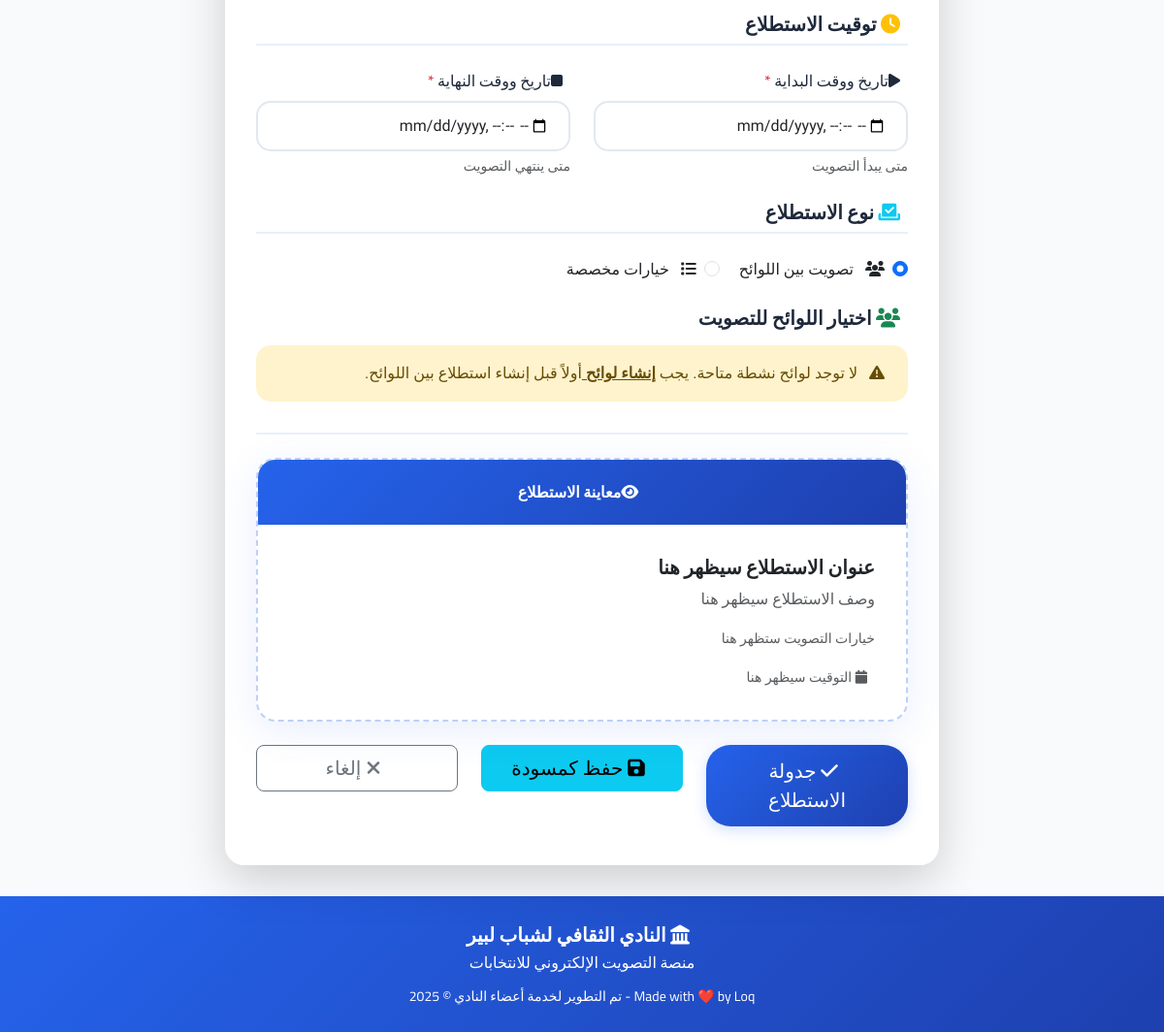
Before: /vote-admin/create-poll/ (signed in, lower part) with the older database file.
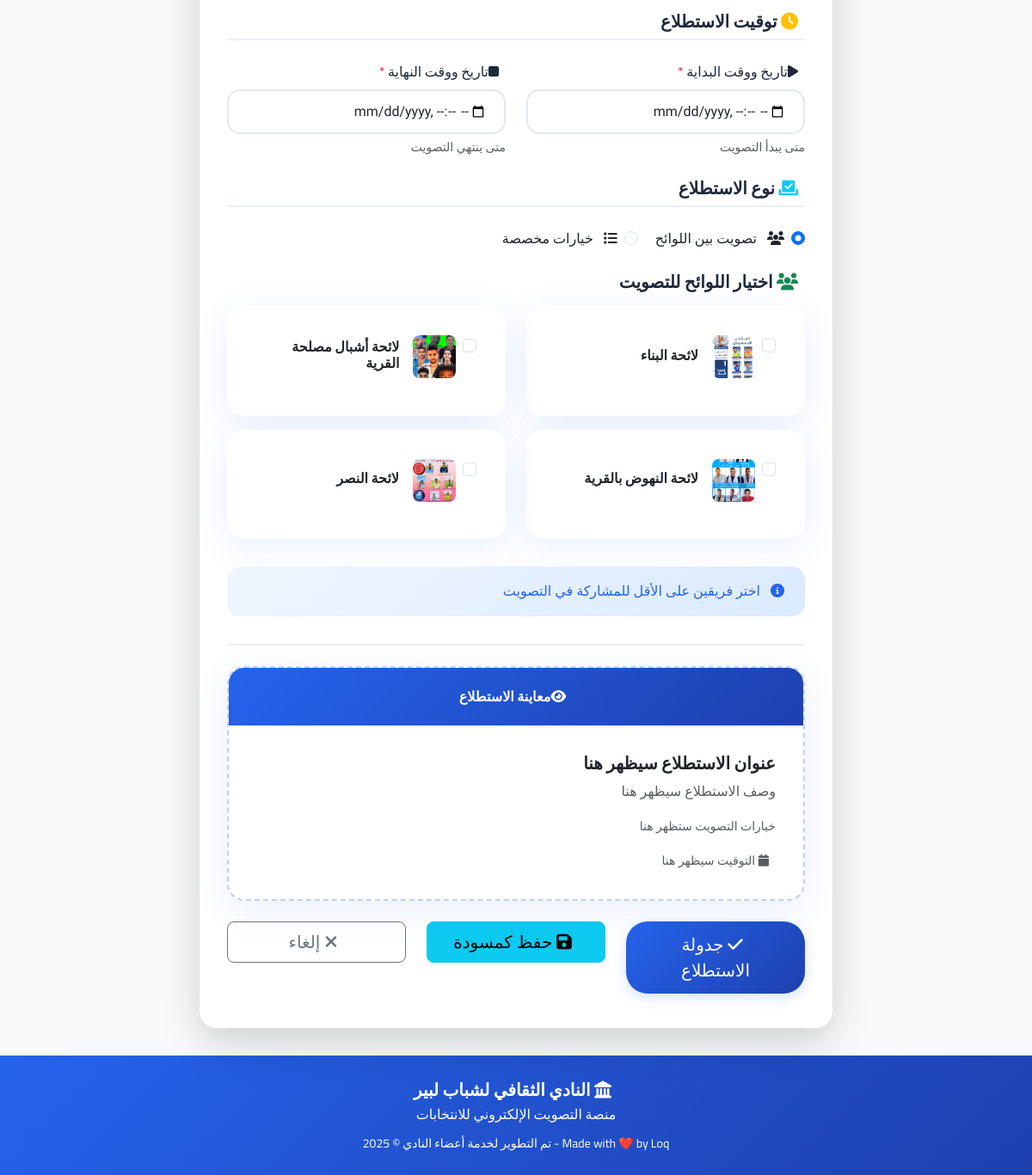
After: the same page with the newer database file.
### voting/models.py (models this page shows, shortened)
class Team(models.Model):
    id = models.UUIDField(primary_key=True, default=uuid.uuid4, editable=False)
    name = models.CharField(max_length=200, help_text="Team/Candidate name")
    description = models.TextField(blank=True, null=True, help_text="Brief description")
    image = models.ImageField(
        upload_to='team_images/',
        blank=True,
        null=True,
        help_text="Team logo or promotional image"
    )
    program_document = models.FileField(
        upload_to='team_programs/',
        blank=True,
        null=True,
        help_text="PDF document with election program"
    )
    contact_info = models.TextField(
        blank=True,
        null=True,
        help_text="Contact information for the team"
    )
    is_active = models.BooleanField(default=True, help_text="Is this team currently active?")
    created_at = models.DateTimeField(auto_now_add=True)
    updated_at = models.DateTimeField(auto_now=True)
    created_by = models.ForeignKey(CustomUser, on_delete=models.CASCADE, related_name='created_teams')
    class Meta:
        ordering = ['name']
        verbose_name = 'Team'
        verbose_name_plural = 'Teams'

### voting/views.py (the view, shortened to what this page needs)
# urls.py: path('vote-admin/create-poll/', views.create_poll_view, name='create_poll'),
@login_required
def create_poll_view(request):
    if not request.user.can_create_polls():
        messages.error(request, 'Access denied')
        return redirect('admin_dashboard')
    available_teams = Team.objects.filter(is_active=True).order_by('created_at')
    context = {'available_teams': available_teams}
    return render(request, 'admin/create_poll.html', context)

### voting/models.py (called while the page is built)
    def is_admin(self):
        return self.user_type in ['view_admin', 'super_admin']

    def can_create_polls(self):
        return self.user_type == 'super_admin'

### voting/templates/admin/create_poll.html (shortened to what the changed rows need)
{% extends 'base.html' %}
{% block content %}
<div class="row justify-content-center">
    <div class="col-lg-8">
        <div class="card shadow-lg fade-in">
            <div class="card-body">
                <form method="post" id="createPollForm">
                    <div id="teamSection" class="section-header mb-4">
                        <h5 class="section-title">
                            <i class="fas fa-users ms-2 text-success"></i>
                            اختيار اللوائح للتصويت
                        </h5>
                        {% if available_teams %}
                        <div class="row mt-3">
                            {% for team in available_teams %}
                            <div class="col-md-6 mb-3">
                                <div class="card team-card">
                                    <div class="card-body">
                                        <div class="form-check">
                                            <input class="form-check-input team-checkbox" type="checkbox"
                                                   name="selected_teams" value="{{ team.id }}" id="team_{{ team.id }}">
                                            <label class="form-check-label w-100" for="team_{{ team.id }}">
                                                <div class="d-flex align-items-center">
                                                    {% if team.image %}
                                                    <img src="{{ team.image.url }}" class="team-thumb me-3" alt="{{ team.name }}">
                                                    {% else %}
                                                    <div class="team-thumb-placeholder me-3">
                                                        <i class="fas fa-users"></i>
                                                    </div>
                                                    {% endif %}
                                                    <div>
                                                        <h6 class="mb-1">{{ team.name }}</h6>
                                                    </div>
                                                </div>
                                            </label>
                                        </div>
                                    </div>
                                </div>
                            </div>
                            {% endfor %}
                        </div>
                        <div class="alert alert-info mt-3">
                            <i class="fas fa-info-circle me-2"></i>
                            اختر فريقين على الأقل للمشاركة في التصويت
                        </div>
                        {% else %}
                        <div class="alert alert-warning mt-3">
                            <i class="fas fa-exclamation-triangle me-2"></i>
                            لا توجد لوائح  نشطة متاحة. يجب <a href="{% url 'create_team' %}" class="alert-link">إنشاء لوائح </a> أولاً قبل إنشاء استطلاع بين اللوائح.
                        </div>
                        {% endif %}
                    </div>
                </form>
            </div>
        </div>
    </div>
</div>
{% endblock %}

Changed rows visible on the page:
added Team: image (picture), name "لائحة البناء"
added Team: image (picture), name "لائحة أشبال مصلحة القرية"
added Team: image (picture), name "لائحة النهوض بالقرية"
added Team: image (picture), name "لائحة النصر"
Other visible differences:
text no longer shown: "لا توجد لوائح نشطة متاحة. يجب إنشاء لوائح أولاً قبل إنشاء استطلاع بين اللوائح."
text now shown: "اختر فريقين على الأقل للمشاركة في التصويت"
